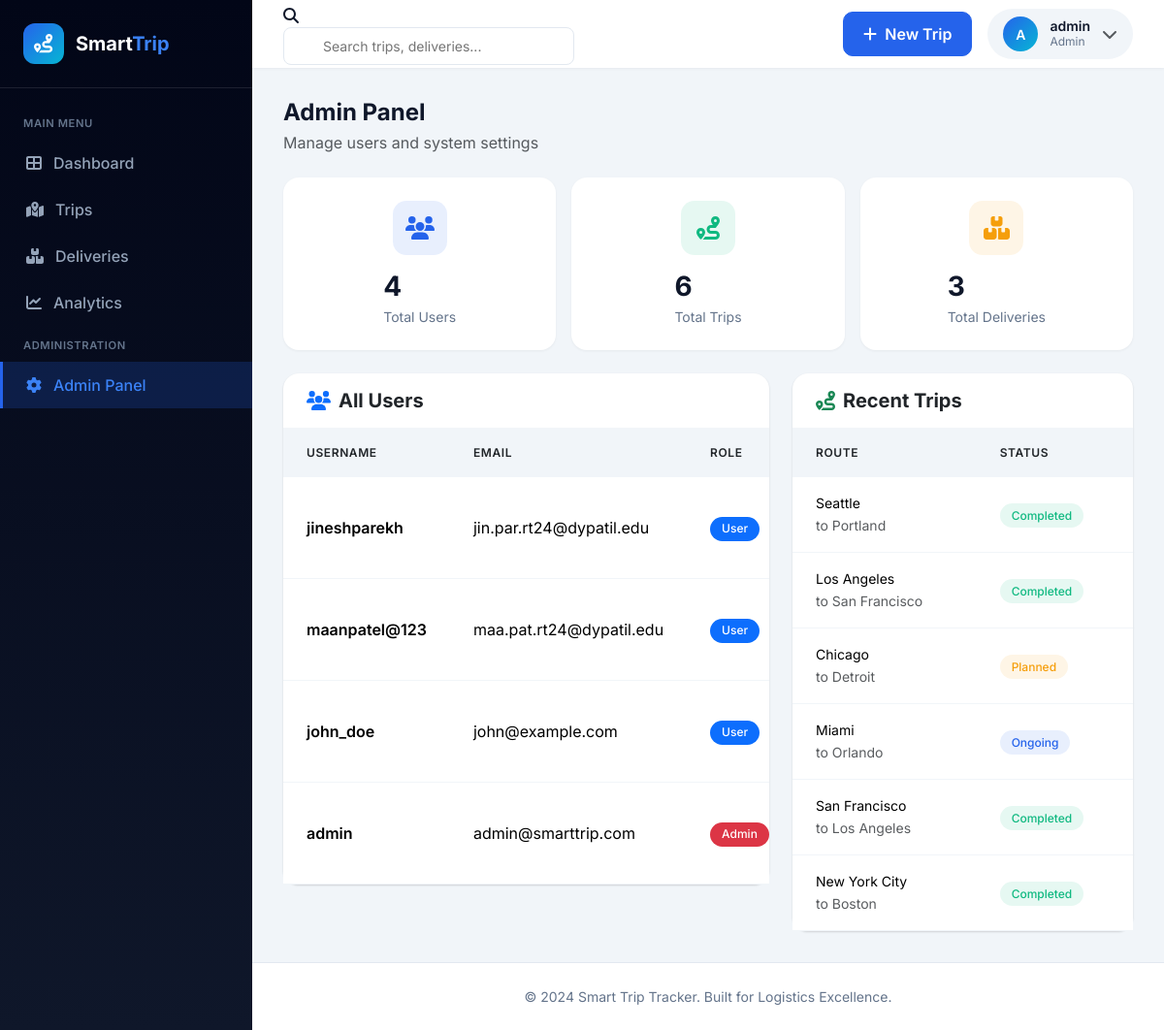
The page /admin (signed in) on the database its author committed.
### models.py (models this page shows, shortened)
class User(UserMixin, db.Model):
    __tablename__ = 'users'
    id = db.Column(db.Integer, primary_key=True)
    username = db.Column(db.String(100), unique=True, nullable=False, index=True)
    email = db.Column(db.String(120), unique=True, nullable=False, index=True)
    password_hash = db.Column(db.String(256), nullable=False)
    role = db.Column(db.String(20), default='user')  # 'user' or 'admin'
    created_at = db.Column(db.DateTime, default=datetime.utcnow)
    trips = db.relationship('Trip', backref='user', lazy='dynamic', cascade='all, delete-orphan')
    deliveries = db.relationship('Delivery', backref='user', lazy='dynamic', cascade='all, delete-orphan')
    def is_admin(self):
        return self.role == 'admin'

class Trip(db.Model):
    __tablename__ = 'trips'
    id = db.Column(db.Integer, primary_key=True)
    user_id = db.Column(db.Integer, db.ForeignKey('users.id'), nullable=False, index=True)
    start_location = db.Column(db.String(200), nullable=False)
    destination = db.Column(db.String(200), nullable=False)
    start_date = db.Column(db.DateTime, nullable=False)
    end_date = db.Column(db.DateTime, nullable=True)
    mode_of_transport = db.Column(db.String(50), nullable=False)
    distance = db.Column(db.Float, nullable=False)  # in km
    travel_cost = db.Column(db.Float, default=0)
    fuel_consumption = db.Column(db.Float, nullable=True)  # in liters
    carbon_footprint = db.Column(db.Float, nullable=True)  # in kg CO2
    status = db.Column(db.String(20), default='planned')  # planned, ongoing, completed
    notes = db.Column(db.Text, nullable=True)
    created_at = db.Column(db.DateTime, default=datetime.utcnow)
    TRANSPORT_MODES = [
        ('car', 'Car'),
        ('bus', 'Bus'),
        ('train', 'Train'),
        ('truck', 'Truck'),
        ('taxi', 'Taxi'),
        ('bike', 'Bicycle'),
        ('flight', 'Flight'),
        ('walk', 'Walking')
    ]
    STATUS_OPTIONS = [
        ('planned', 'Planned'),
        ('ongoing', 'Ongoing'),
        ('completed', 'Completed')
    ]

### app.py (the view)
@app.route('/admin')
@login_required
@admin_required
def admin():
    users = User.query.order_by(User.created_at.desc()).all()
    all_trips = Trip.query.order_by(Trip.created_at.desc()).limit(20).all()
    total_users = User.query.count()
    total_trips = Trip.query.count()
    total_deliveries = Delivery.query.count()
    stats = {
        'total_users': total_users,
        'total_trips': total_trips,
        'total_deliveries': total_deliveries
    }
    return render_template('admin.html',
                         users=users,
                         trips=all_trips,
                         stats=stats)

### app.py (called while the page is built)
@login_manager.user_loader
def load_user(user_id):
    return User.query.get(int(user_id))

def admin_required(f):
    @wraps(f)
    def decorated_function(*args, **kwargs):
        if not current_user.is_authenticated:
            return redirect(url_for('login'))
        if not current_user.is_admin():
            flash('Admin access required.', 'danger')
            return redirect(url_for('dashboard'))
        return f(*args, **kwargs)
    return decorated_function

### templates/admin.html (shortened to what this page needs)
{% extends "base.html" %}
{% block content %}
<div class="d-flex justify-content-between align-items-center mb-4">
    <div>
        <h4 class="mb-1 fw-bold">Admin Panel</h4>
        <p class="text-muted mb-0">Manage users and system settings</p>
    </div>
</div>
<div class="row g-3 mb-4">
    <div class="col-6 col-lg-4">
        <div class="card stat-card h-100">
            <div class="stat-icon primary">
                <i class="fas fa-users"></i>
            </div>
            <div class="stat-content">
                <h3>{{ stats.total_users }}</h3>
                <p>Total Users</p>
            </div>
        </div>
    </div>
    <div class="col-6 col-lg-4">
        <div class="card stat-card h-100">
            <div class="stat-icon success">
                <i class="fas fa-route"></i>
            </div>
            <div class="stat-content">
                <h3>{{ stats.total_trips }}</h3>
                <p>Total Trips</p>
            </div>
        </div>
    </div>
    <div class="col-6 col-lg-4">
        <div class="card stat-card h-100">
            <div class="stat-icon warning">
                <i class="fas fa-boxes"></i>
            </div>
            <div class="stat-content">
                <h3>{{ stats.total_deliveries }}</h3>
                <p>Total Deliveries</p>
            </div>
        </div>
    </div>
</div>
<div class="row g-4">
    <div class="col-lg-7">
        <div class="card">
            <div class="card-header py-3">
                <h5 class="mb-0 fw-bold"><i class="fas fa-users me-2 text-primary"></i>All Users</h5>
            </div>
            <div class="card-body p-0">
                <div class="table-responsive">
                    <table class="table table-hover mb-0">
                        <thead>
                            <tr>
                                <th class="px-4">Username</th>
                                <th>Email</th>
                                <th>Role</th>
                            </tr>
                        </thead>
                        <tbody>
                            {% for user in users %}
                            <tr>
                                <td class="px-4">
                                    <div class="fw-semibold">{{ user.username }}</div>
                                </td>
                                <td>{{ user.email }}</td>
                                <td>
                                    <span class="badge bg-{{ 'danger' if user.role == 'admin' else 'primary' }}">{{ user.role|title }}</span>
                                </td>
                            </tr>
                            {% endfor %}
                        </tbody>
                    </table>
                </div>
            </div>
        </div>
    </div>
    <div class="col-lg-5">
        <div class="card">
            <div class="card-header py-3">
                <h5 class="mb-0 fw-bold"><i class="fas fa-route me-2 text-success"></i>Recent Trips</h5>
            </div>
            <div class="card-body p-0">
                <div class="table-responsive">
                    <table class="table table-sm mb-0">
                        <thead>
                            <tr>
                                <th>Route</th>
                                <th>Status</th>
                            </tr>
                        </thead>
                        <tbody>
                            {% for trip in trips %}
                            <tr>
                                <td>
                                    <div class="small">{{ trip.start_location }}</div>
                                    <small class="text-muted">to {{ trip.destination }}</small>
                                </td>
                                <td><span class="badge badge-{{ trip.status }}">{{ trip.status|title }}</span></td>
                            </tr>
                            {% endfor %}
                        </tbody>
                    </table>
                </div>
            </div>
        </div>
    </div>
</div>
{% endblock %}

### templates/base.html (shortened to what this page needs)
<!DOCTYPE html>
<html lang="en">
<head>
    <link href="https://cdn.jsdelivr.net/npm/bootstrap@5.3.2/dist/css/bootstrap.min.css" rel="stylesheet">
    <link href="https://cdnjs.cloudflare.com/ajax/libs/font-awesome/6.4.0/css/all.min.css" rel="stylesheet">
</head>
<body>
    {% if current_user.is_authenticated %}
    <div class="sidebar">
        <div class="sidebar-brand">
            <div class="sidebar-brand-icon">
                <i class="fas fa-route"></i>
            </div>
            <div class="sidebar-brand-text">
                Smart<span>Trip</span>
            </div>
        </div>
        <div class="sidebar-menu">
            <div class="sidebar-menu-title">Main Menu</div>
            <a href="{{ url_for('dashboard') }}" class="sidebar-menu-item {{ 'active' if request.endpoint == 'dashboard' }}">
                <i class="fas fa-th-large"></i> Dashboard
            </a>
            <a href="{{ url_for('trips') }}" class="sidebar-menu-item {{ 'active' if request.endpoint in ['trips', 'trip_detail', 'new_trip', 'edit_trip'] }}">
                <i class="fas fa-map-marked-alt"></i> Trips
            </a>
            <a href="{{ url_for('deliveries') }}" class="sidebar-menu-item {{ 'active' if request.endpoint in ['deliveries', 'delivery_detail', 'new_delivery'] }}">
                <i class="fas fa-boxes"></i> Deliveries
            </a>
            <a href="{{ url_for('analytics') }}" class="sidebar-menu-item {{ 'active' if request.endpoint == 'analytics' }}">
                <i class="fas fa-chart-line"></i> Analytics
            </a>
            {% if current_user.is_admin() %}
            <div class="sidebar-menu-title">Administration</div>
            <a href="{{ url_for('admin') }}" class="sidebar-menu-item {{ 'active' if request.endpoint == 'admin' }}">
                <i class="fas fa-cog"></i> Admin Panel
            </a>
            {% endif %}
        </div>
    </div>
    <div class="main-content">
        <div class="top-header">
            <div class="top-header-left">
                <div class="search-box d-none d-md-block">
                    <i class="fas fa-search"></i>
                    <form action="{{ url_for('search') }}" method="GET">
                        <input type="text" name="q" placeholder="Search trips, deliveries...">
                    </form>
                </div>
            </div>
            <div class="top-header-right">
                <a href="{{ url_for('new_trip') }}" class="btn btn-primary">
                    <i class="fas fa-plus me-1"></i> New Trip
                </a>
                <div class="dropdown">
                    <div class="user-menu" data-bs-toggle="dropdown">
                        <div class="user-avatar">
                            {{ current_user.username[0]|upper }}
                        </div>
                        <div class="user-info d-none d-sm-block">
                            <div class="user-name">{{ current_user.username }}</div>
                            <div class="user-role">{{ current_user.role|title }}</div>
                        </div>
                        <i class="fas fa-chevron-down text-muted"></i>
                    </div>
                </div>
            </div>
        </div>
        <div class="page-content">
            {% block content %}{% endblock %}
        </div>
        <footer class="footer">
            <p class="mb-0">&copy; 2024 Smart Trip Tracker. Built for Logistics Excellence.</p>
        </footer>
    </div>
    {% else %}
    {% block landing_content %}{% endblock %}
    {% endif %}
</body>
</html>

### rows shown on the page
User: username "A", username "admin", role "Admin", email "admin@smarttrip.com"
User: username "jineshparekh", email "jin.par.rt24@dypatil.edu", role "User"
User: username "maanpatel@123", email "maa.pat.rt24@dypatil.edu", role "User"
User: username "john_doe", email "john@example.com", role "User"
Trip: start_location "Seattle", destination "Portland", status "Completed"
Trip: start_location "Los Angeles", destination "San Francisco", status "Completed"
Trip: start_location "Chicago", destination "Detroit", status "Planned"
Trip: start_location "Miami", destination "Orlando", status "Ongoing"
Trip: start_location "San Francisco", destination "Los Angeles", status "Completed"
Trip: start_location "New York City", destination "Boston", status "Completed"

### other values the page prints
{{ stats.total_users }} "4"
{{ stats.total_trips }} "6"
{{ stats.total_deliveries }} "3"
